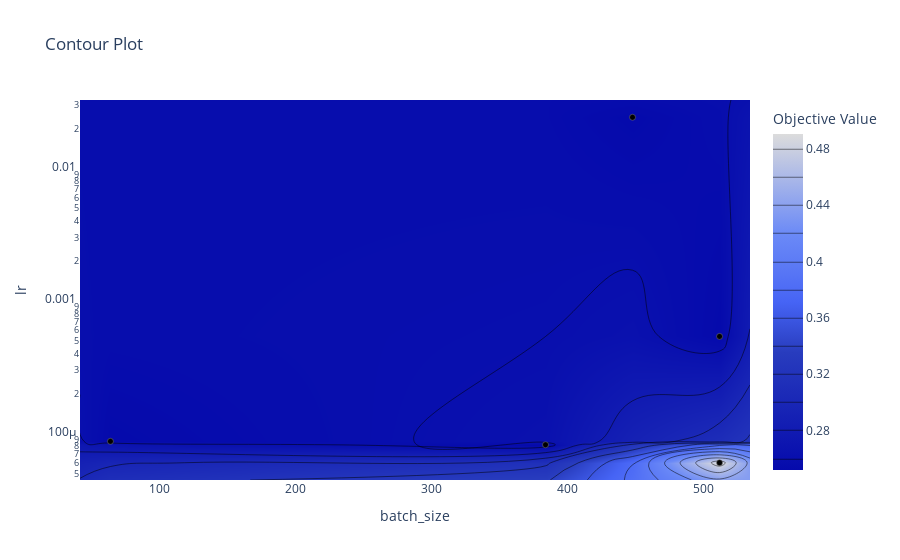

Notebook code cell kept with this figure:
### Code cell
optuna.visualization.plot_contour(study, params=['batch_size', 'lr'])

### Figure 1 — Plotly figure (JSON) as saved in the notebook; plotly's stock layout.template omitted (floating-point values rounded to 4 significant figures)
{"data": [{"colorbar": {"title": {"text": "Objective Value"}}, "colorscale": [[0, "rgb(5,10,172)"], [0.35, "rgb(40,60,190)"], [0.5, "rgb(70,100,245)"], [0.6, "rgb(90,120,245)"], [0.7, "rgb(106,137,247)"], [1, "rgb(220,220,220)"]], "connectgaps": true, "contours": {"coloring": "heatmap"}, "hoverinfo": "none", "line": {"smoothing": 1.3}, "reversescale": false, "type": "contour", "x": [41.6, 64, 384, 448, 512, 534.4], "y": [4.455e-05, 6.014e-05, 8.214e-05, 8.72e-05, 0.0005397, 0.02429, 0.0328], "z": [[null, null, null, null, null, null], [null, null, null, null, 0.4906, null], [null, null, 0.2519, null, null, null], [null, 0.2519, null, null, null, null], [null, null, null, null, 0.2519, null], [null, null, null, 0.2519, null, null], [null, null, null, null, null, null]]}, {"marker": {"color": "black", "line": {"color": "Grey", "width": 0.5}}, "mode": "markers", "showlegend": false, "type": "scatter", "x": [64, 512, 448, 512, 384], "y": [8.72e-05, 6.014e-05, 0.02429, 0.0005397, 8.214e-05]}], "layout": {"title": {"text": "Contour Plot"}, "xaxis": {"range": [41.6, 534.4], "title": {"text": "batch_size"}}, "yaxis": {"range": [-4.351, -1.484], "title": {"text": "lr"}, "type": "log"}}}
